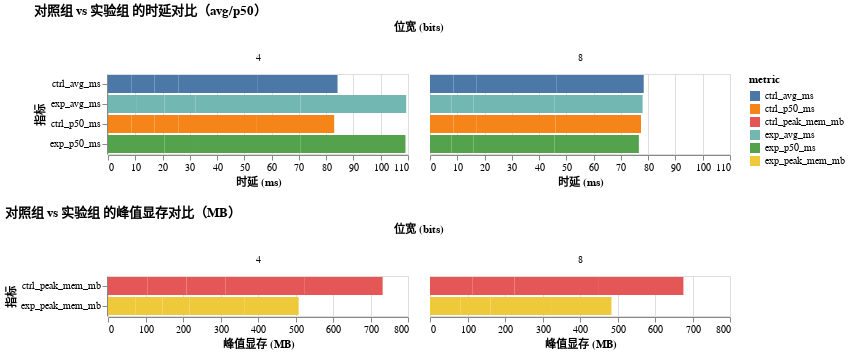

Here is the notebook cell this chart was saved with:
### Markdown cell above
# 性能与显存可视化
读取 `tests/bench.py` 的输出csv并绘制：
- 两组（对照/实验）的时延对比（平均/中位）
- 峰值显存对比

### Code cell
import json
import os
from typing import List, Dict

import pandas as pd
import altair as alt

# 显存 byte 转 MB
def bytes_to_mb(x):
    return x / (1024 * 1024)

# 生成横向柱状图：时延（avg/p50）
def plot_latency_horizontal(df_latency: pd.DataFrame):
    chart = alt.Chart(df_latency).mark_bar().encode(
        y=alt.Y('metric:N', title='指标', sort=None),
        x=alt.X('ms:Q', title='时延 (ms)'),
        color='metric:N',
        column=alt.Column('bits:N', title='位宽 (bits)')
    ).properties(title='对照组 vs 实验组 的时延对比（avg/p50）')
    return chart

# 生成横向柱状图：峰值显存（MB）
def plot_memory_horizontal(df_memory: pd.DataFrame):
    chart = alt.Chart(df_memory).mark_bar().encode(
        y=alt.Y('metric:N', title='指标', sort=None),
        x=alt.X('MB:Q', title='峰值显存 (MB)'),
        color='metric:N',
        column=alt.Column('bits:N', title='位宽 (bits)')
    ).properties(title='对照组 vs 实验组 的峰值显存对比（MB）')
    return chart

# 准备数据（宽→长），并转 MB
_df = pd.read_csv("results.csv")
_df_mem = _df.copy()
_df_mem['ctrl_peak_mem_mb'] = _df_mem['ctrl_peak_mem'].map(bytes_to_mb)
_df_mem['exp_peak_mem_mb'] = _df_mem['exp_peak_mem'].map(bytes_to_mb)

df_long_latency2 = pd.melt(
    _df,
    id_vars=["bits", "batch_size", "num_heads", "seq_len", "head_dim", "fp16_ratio", "causal", "iters", "warmup"],
    value_vars=["ctrl_avg_ms", "exp_avg_ms", "ctrl_p50_ms", "exp_p50_ms"],
    var_name="metric",
    value_name="ms",
)

df_long_mem2 = pd.melt(
    _df_mem,
    id_vars=["bits", "batch_size", "num_heads", "seq_len", "head_dim", "fp16_ratio", "causal", "iters", "warmup"],
    value_vars=["ctrl_peak_mem_mb", "exp_peak_mem_mb"],
    var_name="metric",
    value_name="MB",
)

plot_latency_horizontal(df_long_latency2) & plot_memory_horizontal(df_long_mem2)

### Figure 1 — Vega-Lite specification as saved in the notebook (floating-point values rounded to 4 significant figures)
{"config": {"view": {"continuousWidth": 300, "continuousHeight": 300}}, "vconcat": [{"data": {"name": "data-c6a0007ab6e27228fb54f940ac367113"}, "mark": {"type": "bar"}, "encoding": {"color": {"field": "metric", "type": "nominal"}, "column": {"field": "bits", "title": "位宽 (bits)", "type": "nominal"}, "x": {"field": "ms", "title": "时延 (ms)", "type": "quantitative"}, "y": {"field": "metric", "sort": null, "title": "指标", "type": "nominal"}}, "title": "对照组 vs 实验组 的时延对比（avg/p50）"}, {"data": {"name": "data-4557a8a0e9187d05f879a5117fb1b37d"}, "mark": {"type": "bar"}, "encoding": {"color": {"field": "metric", "type": "nominal"}, "column": {"field": "bits", "title": "位宽 (bits)", "type": "nominal"}, "x": {"field": "MB", "title": "峰值显存 (MB)", "type": "quantitative"}, "y": {"field": "metric", "sort": null, "title": "指标", "type": "nominal"}}, "title": "对照组 vs 实验组 的峰值显存对比（MB）"}], "$schema": "https://vega.github.io/schema/vega-lite/v5.20.1.json", "datasets": {"data-c6a0007ab6e27228fb54f940ac367113": [{"bits": 8, "batch_size": 2, "num_heads": 16, "seq_len": 4096, "head_dim": 64, "fp16_ratio": 0.5, "causal": true, "iters": 10, "warmup": 3, "metric": "ctrl_avg_ms", "ms": 8.639}, {"bits": 8, "batch_size": 2, "num_heads": 16, "seq_len": 4096, "head_dim": 64, "fp16_ratio": 0.5, "causal": true, "iters": 10, "warmup": 3, "metric": "ctrl_avg_ms", "ms": 8.505}, {"bits": 4, "batch_size": 2, "num_heads": 16, "seq_len": 4096, "head_dim": 64, "fp16_ratio": 0.5, "causal": true, "iters": 10, "warmup": 3, "metric": "ctrl_avg_ms", "ms": 8.548}, {"bits": 4, "batch_size": 2, "num_heads": 16, "seq_len": 4096, "head_dim": 64, "fp16_ratio": 0.5, "causal": true, "iters": 10, "warmup": 3, "metric": "ctrl_avg_ms", "ms": 8.485}, {"bits": 4, "batch_size": 2, "num_heads": 16, "seq_len": 4096, "head_dim": 64, "fp16_ratio": 0.5, "causal": true, "iters": 10, "warmup": 3, "metric": "ctrl_avg_ms", "ms": 8.751}, {"bits": 8, "batch_size": 2, "num_heads": 16, "seq_len": 8192, "head_dim": 64, "fp16_ratio": 0.5, "causal": true, "iters": 10, "warmup": 3, "metric": "ctrl_avg_ms", "ms": 29.34}, {"bits": 8, "batch_size": 2, "num_heads": 16, "seq_len": 8192, "head_dim": 64, "fp16_ratio": 0.5, "causal": true, "iters": 10, "warmup": 3, "metric": "ctrl_avg_ms", "ms": 31.88}, {"bits": 4, "batch_size": 2, "num_heads": 16, "seq_len": 8192, "head_dim": 64, "fp16_ratio": 0.5, "causal": true, "iters": 10, "warmup": 3, "metric": "ctrl_avg_ms", "ms": 28.9}, {"bits": 4, "batch_size": 2, "num_heads": 16, "seq_len": 8192, "head_dim": 64, "fp16_ratio": 0.5, "causal": true, "iters": 10, "warmup": 3, "metric": "ctrl_avg_ms", "ms": 29.48}, {"bits": 8, "batch_size": 2, "num_heads": 16, "seq_len": 4096, "head_dim": 64, "fp16_ratio": 0.5, "causal": true, "iters": 10, "warmup": 3, "metric": "exp_avg_ms", "ms": 7.909}, {"bits": 8, "batch_size": 2, "num_heads": 16, "seq_len": 4096, "head_dim": 64, "fp16_ratio": 0.5, "causal": true, "iters": 10, "warmup": 3, "metric": "exp_avg_ms", "ms": 8.05}, {"bits": 4, "batch_size": 2, "num_heads": 16, "seq_len": 4096, "head_dim": 64, "fp16_ratio": 0.5, "causal": true, "iters": 10, "warmup": 3, "metric": "exp_avg_ms", "ms": 10.3}, {"bits": 4, "batch_size": 2, "num_heads": 16, "seq_len": 4096, "head_dim": 64, "fp16_ratio": 0.5, "causal": true, "iters": 10, "warmup": 3, "metric": "exp_avg_ms", "ms": 10.38}, {"bits": 4, "batch_size": 2, "num_heads": 16, "seq_len": 4096, "head_dim": 64, "fp16_ratio": 0.5, "causal": true, "iters": 10, "warmup": 3, "metric": "exp_avg_ms", "ms": 11.32}, {"bits": 8, "batch_size": 2, "num_heads": 16, "seq_len": 8192, "head_dim": 64, "fp16_ratio": 0.5, "causal": true, "iters": 10, "warmup": 3, "metric": "exp_avg_ms", "ms": 29.78}, {"bits": 8, "batch_size": 2, "num_heads": 16, "seq_len": 8192, "head_dim": 64, "fp16_ratio": 0.5, "causal": true, "iters": 10, "warmup": 3, "metric": "exp_avg_ms", "ms": 32.22}, {"bits": 4, "batch_size": 2, "num_heads": 16, "seq_len": 8192, "head_dim": 64, "fp16_ratio": 0.5, "causal": true, "iters": 10, "warmup": 3, "metric": "exp_avg_ms", "ms": 38.65}, {"bits": 4, "batch_size": 2, "num_heads": 16, "seq_len": 8192, "head_dim": 64, "fp16_ratio": 0.5, "causal": true, "iters": 10, "warmup": 3, "metric": "exp_avg_ms", "ms": 38.69}, {"bits": 8, "batch_size": 2, "num_heads": 16, "seq_len": 4096, "head_dim": 64, "fp16_ratio": 0.5, "causal": true, "iters": 10, "warmup": 3, "metric": "ctrl_p50_ms", "ms": 8.634}, {"bits": 8, "batch_size": 2, "num_heads": 16, "seq_len": 4096, "head_dim": 64, "fp16_ratio": 0.5, "causal": true, "iters": 10, "warmup": 3, "metric": "ctrl_p50_ms", "ms": 8.519}, {"bits": 4, "batch_size": 2, "num_heads": 16, "seq_len": 4096, "head_dim": 64, "fp16_ratio": 0.5, "causal": true, "iters": 10, "warmup": 3, "metric": "ctrl_p50_ms", "ms": 8.571}, {"bits": 4, "batch_size": 2, "num_heads": 16, "seq_len": 4096, "head_dim": 64, "fp16_ratio": 0.5, "causal": true, "iters": 10, "warmup": 3, "metric": "ctrl_p50_ms", "ms": 8.471}, {"bits": 4, "batch_size": 2, "num_heads": 16, "seq_len": 4096, "head_dim": 64, "fp16_ratio": 0.5, "causal": true, "iters": 10, "warmup": 3, "metric": "ctrl_p50_ms", "ms": 8.748}, {"bits": 8, "batch_size": 2, "num_heads": 16, "seq_len": 8192, "head_dim": 64, "fp16_ratio": 0.5, "causal": true, "iters": 10, "warmup": 3, "metric": "ctrl_p50_ms", "ms": 28.85}, {"bits": 8, "batch_size": 2, "num_heads": 16, "seq_len": 8192, "head_dim": 64, "fp16_ratio": 0.5, "causal": true, "iters": 10, "warmup": 3, "metric": "ctrl_p50_ms", "ms": 31.37}, {"bits": 4, "batch_size": 2, "num_heads": 16, "seq_len": 8192, "head_dim": 64, "fp16_ratio": 0.5, "causal": true, "iters": 10, "warmup": 3, "metric": "ctrl_p50_ms", "ms": 28.52}, {"bits": 4, "batch_size": 2, "num_heads": 16, "seq_len": 8192, "head_dim": 64, "fp16_ratio": 0.5, "causal": true, "iters": 10, "warmup": 3, "metric": "ctrl_p50_ms", "ms": 28.64}, {"bits": 8, "batch_size": 2, "num_heads": 16, "seq_len": 4096, "head_dim": 64, "fp16_ratio": 0.5, "causal": true, "iters": 10, "warmup": 3, "metric": "exp_p50_ms", "ms": 7.915}, {"bits": 8, "batch_size": 2, "num_heads": 16, "seq_len": 4096, "head_dim": 64, "fp16_ratio": 0.5, "causal": true, "iters": 10, "warmup": 3, "metric": "exp_p50_ms", "ms": 8.041}, {"bits": 4, "batch_size": 2, "num_heads": 16, "seq_len": 4096, "head_dim": 64, "fp16_ratio": 0.5, "causal": true, "iters": 10, "warmup": 3, "metric": "exp_p50_ms", "ms": 10.27}, {"bits": 4, "batch_size": 2, "num_heads": 16, "seq_len": 4096, "head_dim": 64, "fp16_ratio": 0.5, "causal": true, "iters": 10, "warmup": 3, "metric": "exp_p50_ms", "ms": 10.39}, {"bits": 4, "batch_size": 2, "num_heads": 16, "seq_len": 4096, "head_dim": 64, "fp16_ratio": 0.5, "causal": true, "iters": 10, "warmup": 3, "metric": "exp_p50_ms", "ms": 11.61}, {"bits": 8, "batch_size": 2, "num_heads": 16, "seq_len": 8192, "head_dim": 64, "fp16_ratio": 0.5, "causal": true, "iters": 10, "warmup": 3, "metric": "exp_p50_ms", "ms": 29.65}, {"bits": 8, "batch_size": 2, "num_heads": 16, "seq_len": 8192, "head_dim": 64, "fp16_ratio": 0.5, "causal": true, "iters": 10, "warmup": 3, "metric": "exp_p50_ms", "ms": 30.98}, {"bits": 4, "batch_size": 2, "num_heads": 16, "seq_len": 8192, "head_dim": 64, "fp16_ratio": 0.5, "causal": true, "iters": 10, "warmup": 3, "metric": "exp_p50_ms", "ms": 38.41}, {"bits": 4, "batch_size": 2, "num_heads": 16, "seq_len": 8192, "head_dim": 64, "fp16_ratio": 0.5, "causal": true, "iters": 10, "warmup": 3, "metric": "exp_p50_ms", "ms": 38.4}], "data-4557a8a0e9187d05f879a5117fb1b37d": [{"bits": 8, "batch_size": 2, "num_heads": 16, "seq_len": 4096, "head_dim": 64, "fp16_ratio": 0.5, "causal": true, "iters": 10, "warmup": 3, "metric": "ctrl_peak_mem_mb", "MB": 112.6}, {"bits": 8, "batch_size": 2, "num_heads": 16, "seq_len": 4096, "head_dim": 64, "fp16_ratio": 0.5, "causal": true, "iters": 10, "warmup": 3, "metric": "ctrl_peak_mem_mb", "MB": 112.6}, {"bits": 4, "batch_size": 2, "num_heads": 16, "seq_len": 4096, "head_dim": 64, "fp16_ratio": 0.5, "causal": true, "iters": 10, "warmup": 3, "metric": "ctrl_peak_mem_mb", "MB": 104.6}, {"bits": 4, "batch_size": 2, "num_heads": 16, "seq_len": 4096, "head_dim": 64, "fp16_ratio": 0.5, "causal": true, "iters": 10, "warmup": 3, "metric": "ctrl_peak_mem_mb", "MB": 104.6}, {"bits": 4, "batch_size": 2, "num_heads": 16, "seq_len": 4096, "head_dim": 64, "fp16_ratio": 0.5, "causal": true, "iters": 10, "warmup": 3, "metric": "ctrl_peak_mem_mb", "MB": 104.6}, {"bits": 8, "batch_size": 2, "num_heads": 16, "seq_len": 8192, "head_dim": 64, "fp16_ratio": 0.5, "causal": true, "iters": 10, "warmup": 3, "metric": "ctrl_peak_mem_mb", "MB": 225.2}, {"bits": 8, "batch_size": 2, "num_heads": 16, "seq_len": 8192, "head_dim": 64, "fp16_ratio": 0.5, "causal": true, "iters": 10, "warmup": 3, "metric": "ctrl_peak_mem_mb", "MB": 225.2}, {"bits": 4, "batch_size": 2, "num_heads": 16, "seq_len": 8192, "head_dim": 64, "fp16_ratio": 0.5, "causal": true, "iters": 10, "warmup": 3, "metric": "ctrl_peak_mem_mb", "MB": 209.2}, {"bits": 4, "batch_size": 2, "num_heads": 16, "seq_len": 8192, "head_dim": 64, "fp16_ratio": 0.5, "causal": true, "iters": 10, "warmup": 3, "metric": "ctrl_peak_mem_mb", "MB": 209.2}, {"bits": 8, "batch_size": 2, "num_heads": 16, "seq_len": 4096, "head_dim": 64, "fp16_ratio": 0.5, "causal": true, "iters": 10, "warmup": 3, "metric": "exp_peak_mem_mb", "MB": 80.63}, {"bits": 8, "batch_size": 2, "num_heads": 16, "seq_len": 4096, "head_dim": 64, "fp16_ratio": 0.5, "causal": true, "iters": 10, "warmup": 3, "metric": "exp_peak_mem_mb", "MB": 80.63}, {"bits": 4, "batch_size": 2, "num_heads": 16, "seq_len": 4096, "head_dim": 64, "fp16_ratio": 0.5, "causal": true, "iters": 10, "warmup": 3, "metric": "exp_peak_mem_mb", "MB": 72.63}, {"bits": 4, "batch_size": 2, "num_heads": 16, "seq_len": 4096, "head_dim": 64, "fp16_ratio": 0.5, "causal": true, "iters": 10, "warmup": 3, "metric": "exp_peak_mem_mb", "MB": 72.63}, {"bits": 4, "batch_size": 2, "num_heads": 16, "seq_len": 4096, "head_dim": 64, "fp16_ratio": 0.5, "causal": true, "iters": 10, "warmup": 3, "metric": "exp_peak_mem_mb", "MB": 72.63}, {"bits": 8, "batch_size": 2, "num_heads": 16, "seq_len": 8192, "head_dim": 64, "fp16_ratio": 0.5, "causal": true, "iters": 10, "warmup": 3, "metric": "exp_peak_mem_mb", "MB": 161.3}, {"bits": 8, "batch_size": 2, "num_heads": 16, "seq_len": 8192, "head_dim": 64, "fp16_ratio": 0.5, "causal": true, "iters": 10, "warmup": 3, "metric": "exp_peak_mem_mb", "MB": 161.3}, {"bits": 4, "batch_size": 2, "num_heads": 16, "seq_len": 8192, "head_dim": 64, "fp16_ratio": 0.5, "causal": true, "iters": 10, "warmup": 3, "metric": "exp_peak_mem_mb", "MB": 145.3}, {"bits": 4, "batch_size": 2, "num_heads": 16, "seq_len": 8192, "head_dim": 64, "fp16_ratio": 0.5, "causal": true, "iters": 10, "warmup": 3, "metric": "exp_peak_mem_mb", "MB": 145.3}]}}
